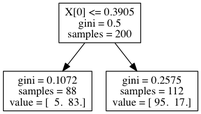
#> input picture tree1.png, 201 x 114 px, shrunk from 339 x 192 before the run
$ jupyter execute --allow-errors 01_Trees.ipynb   (shell and % lines are left out)   (Python 2 division)
#> lines starting #> are read from the running program, lines starting #| are printed output that depends on the picture
# Тепер рисуем остальную сову

[cell 1]
import numpy as np
import pandas as pd
import matplotlib.pyplot as plt
from sklearn.tree import DecisionTreeClassifier

Сначала запилим свой датасет на котором это всё крутить и заодно порисуем в matplotlib

[cell 2]
np.random.seed(1)
x1 = np.random.normal(loc = 1.0, scale = 0.5, size = 100) # loc это медиана, scale - сигма
x2 = np.random.normal(loc = -1.0, scale = 1.5, size = 100)
y1 = np.random.normal(loc = 2.0, scale = 1.5, size = 100)
y2 = np.random.normal(loc = 3.0, scale = 0.5, size = 100)

[cell 3]
plt.figure(figsize = (8,8)) # размер графика
plt.xlim(-5, 4) # границы графика
plt.ylim(-2, 6)
plt.plot(x1, y1, 'r.', label = 'class 0')
plt.plot(x2, y2, 'b.', label = 'class 1')
plt.legend(loc = 0)
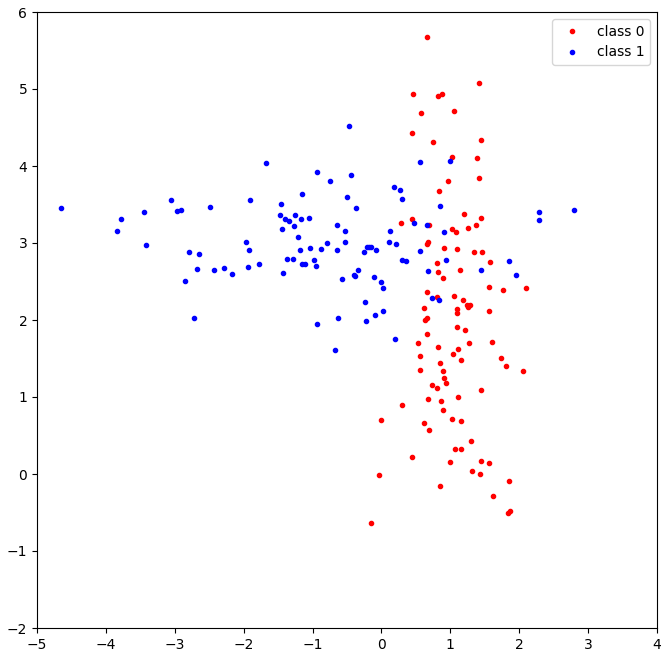
#> figure drawn by matplotlib, 1 panel

Надо теперь сделать датасет, который можно будет кормить нашим классификаторам в понятном им формате

[cell 4]
X = np.vstack([np.array([x1,y1]).T, np.array([x2,y2]).T]) # склеиваем в двухмерный массив с двумя столбцами

[cell 5]
y = np.hstack([np.zeros(100), np.ones(100)])

Здесь мы создаем нужный классификатор с нужными параметрами, а потом вызываем у него метод .fit, который тренирует классификатор на переданном сете с заданными ответами

[cell 6]
dt1 = DecisionTreeClassifier(max_depth = 1, random_state = 1) # дерево глубины 1
dt1.fit(X, y)
dt2 = DecisionTreeClassifier(max_depth = 2, random_state = 1) # дерево глубины 2
dt2.fit(X, y)
dt3 = DecisionTreeClassifier(max_depth = 3, random_state = 1) # дерево глубины 3
dt3.fit(X, y)
dtn = DecisionTreeClassifier(random_state = 1) # дерево, строящееся до полного разделения датасета
dtn.fit(X, y)

Ничего не понятно, надо что-нибудь нарисовать красивое, тем более у нас размерность данных - 2, можно прям на плоскости рисовать и смотреть границы решений деревьев

[cell 7]
def plot_decision(X, y, model):
    plt.figure(figsize = (8, 6))

    plot_step = 0.005  # fine step width for decision surface contours
    plot_step_coarser = 0.5
    plot_colors = "rb"
    cmap = plt.cm.RdYlBu

    # Now plot the decision boundary using a fine mesh as input to a
    # filled contour plot
    x_min, x_max = X[:, 0].min() - 1, X[:, 0].max() + 1
    y_min, y_max = X[:, 1].min() - 1, X[:, 1].max() + 1
    xx, yy = np.meshgrid(np.arange(x_min, x_max, plot_step),
                         np.arange(y_min, y_max, plot_step))

    Z = model.predict(np.c_[xx.ravel(), yy.ravel()])
    Z = Z.reshape(xx.shape)
    cs = plt.contourf(xx, yy, Z, cmap=cmap)

    # Build a coarser grid to plot a set of ensemble classifications
    # to show how these are different to what we see in the decision
    # surfaces. These points are regularly space and do not have a black outline
    #xx_coarser, yy_coarser = np.meshgrid(np.arange(x_min, x_max, plot_step_coarser),
    #                                     np.arange(y_min, y_max, plot_step_coarser))
    #Z_points_coarser = model.predict(np.c_[xx_coarser.ravel(), yy_coarser.ravel()]).reshape(xx_coarser.shape)
    #cs_points = plt.scatter(xx_coarser, yy_coarser, s=15, c=Z_points_coarser, cmap=cmap, edgecolors="none")

    # Plot the training points, these are clustered together and have a
    # black outline
    for i, c in zip(xrange(2), plot_colors):
        idx = np.where(y == i)
        plt.scatter(X[idx, 0], X[idx, 1], c=c,
                    cmap=cmap)

[cell 8]
plot_decision(X, y, dt1) # рисуем решение деревьев
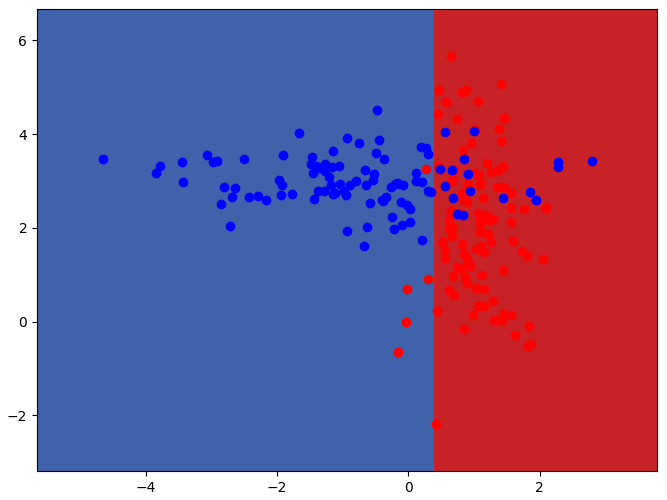
#> figure drawn by matplotlib, 1 panel

[cell 9]
plot_decision(X, y, dt2)
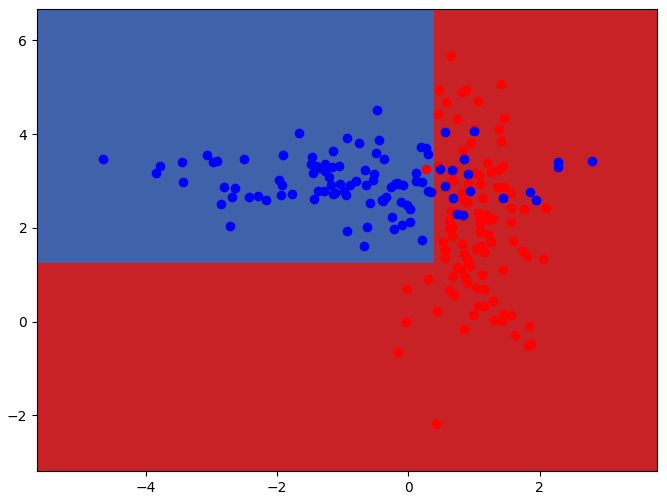
#> figure drawn by matplotlib, 1 panel

[cell 10]
plot_decision(X, y, dt3)
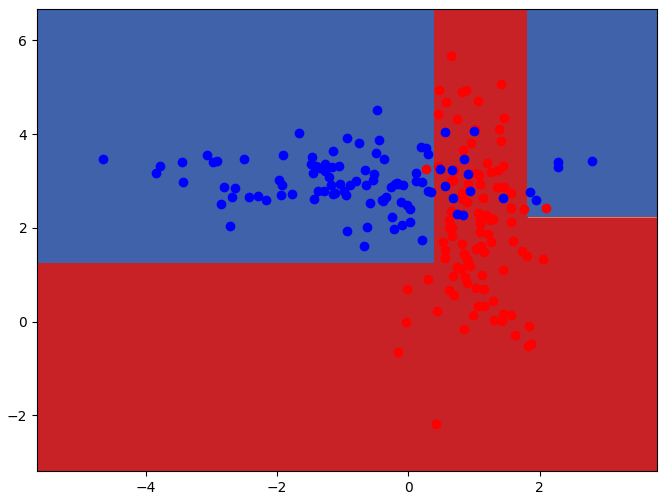
#> figure drawn by matplotlib, 1 panel

[cell 11]
plot_decision(X, y, dtn)

Казалось бы - чем больше глубина дерева, тем лучше мы приближаем данные и получается счастье, радость, жвачка, но нет.

Фактически мы получаем оверфит и можно посмотреть как всё плохо, если нагенерить тестовых данных из тех же распределений и посчитать на них ROC AUC (крутая метрика, позволяющая оценивать качество классификации)

### Лирическое отступление про ROC AUC
ROC AUC - receiver operator characteristic area under the curve

Эта штука - площадь под графиком кривой, которая оценивает отношение true positive rate к false positive rate. Ей очень удобно мерить качество бинарной классификации для разных моделей и сравнивать их точность.

Фактически ответ классификатора это вероятность принадлежности к нужному классу. Для итоговой бинарной классификации нам нужно поставить на интервале [0, 1] порог, такой что всё что больше него будет классифицировано как 1, а ниже - 0. Но поскольку от выбора этого порога очень сильно зависит количество ошибок первого и второго рода и всё счастье, которым меряется бинарная классификация, а у нас тут вероятности и вообще, нам хотелось бы сделать метрику, которая не зависит от этого порога.

ROC AUC как раз такой. Это отношение tpr к fpr, когда мы двигаем этот порог от 0 до 1.

[cell 12]
# нагенерим тестовый датасет с теми же параметрами
np.random.seed(2)
x1 = np.random.normal(loc = 1.0, scale = 0.5, size = 50)
x2 = np.random.normal(loc = -1.0, scale = 1.5, size = 50)
y1 = np.random.normal(loc = 2.0, scale = 1.5, size = 50)
y2 = np.random.normal(loc = 3.0, scale = 0.5, size = 50)

[cell 13]
X_test = np.vstack([np.array([x1,y1]).T, np.array([x2,y2]).T])

[cell 14]
y_test = np.hstack([np.zeros(50), np.ones(50)])

[cell 15]
from sklearn.metrics import roc_auc_score

[cell 16]
print 'tree1 roc auc =', roc_auc_score(y_test, dt1.predict_proba(X_test)[:,1])
print 'tree2 roc auc =', roc_auc_score(y_test, dt2.predict_proba(X_test)[:,1])
print 'tree3 roc auc =', roc_auc_score(y_test, dt3.predict_proba(X_test)[:,1])
print 'treen roc auc =', roc_auc_score(y_test, dtn.predict_proba(X_test)[:,1])

Пример самой ROC кривой

[cell 17]
from sklearn import metrics
from sklearn.metrics import roc_curve, auc
plt.figure(figsize = (6, 6))
trees = [dt1, dt2, dt3, dtn]
for i in xrange(len(trees)):
    pred = trees[i].predict_proba(X_test)[:,1]
    fpr, tpr, thresholds = roc_curve(y_test, pred)
    roc_auc = auc(fpr, tpr)
    plt.plot(fpr, tpr, lw=1, label='ROC %s (area = %0.3f)' % (i+1, roc_auc))
plt.plot([0, 1], [0, 1], '--', color=(0.6, 0.6, 0.6), label='Luck')
plt.xlim([-0.05, 1.05])
plt.ylim([-0.05, 1.05])
plt.xlabel('False Positive Rate')
plt.ylabel('True Positive Rate')
plt.title('Receiver operating characteristic example')
plt.legend(loc="lower right")
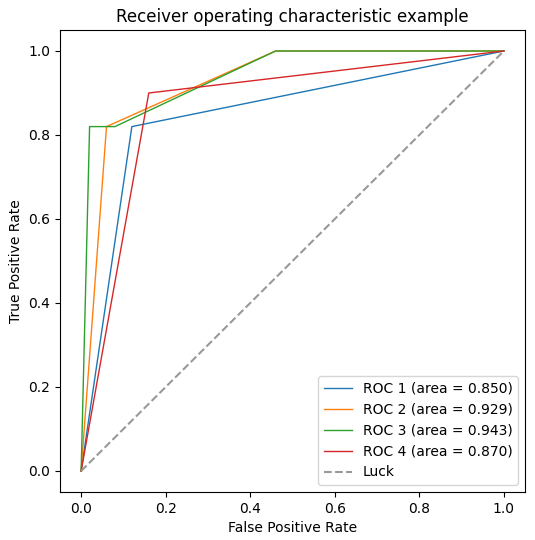
#> figure drawn by matplotlib, 1 panel

Теперь можно посмотреть, как на самом деле выглядит дерево и какие критерии разделения данных

[cell 18]
from sklearn.tree import export_graphviz

[cell 19]
with open("tree1.dot", 'w') as f:
    f = export_graphviz(dt1, out_file=f)
with open("tree2.dot", 'w') as f:
    f = export_graphviz(dt2, out_file=f)
with open("tree3.dot", 'w') as f:
    f = export_graphviz(dt3, out_file=f)
with open("treen.dot", 'w') as f:
    f = export_graphviz(dtn, out_file=f)

[cell 20]
import skimage.io as io

Дерево глубины один - читать данные так:

X[0] <= 0.3905 - decision bound для разделения данных

gini = 0.5 - ошибка классификации в этом узле

samples = 200 - количество сэмплов в узле

value = [5. 83.] - количество элементов в каждом классе в узле

[cell 21]
t1 = io.imread('tree1.png')
#> t1 is the input picture: shape (114, 201, 4); mean R, G, B, A 234.8, 234.8, 234.8, 255
dpi = 30.0
plt.figure(figsize = (t1.shape[0]/dpi, t1.shape[1]/dpi))
plt.imshow(t1, interpolation='none')

[cell 22]
t2 = io.imread('tree2.png')
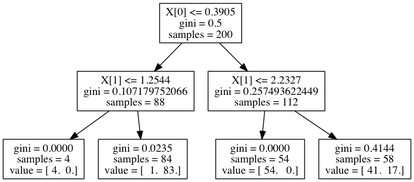
#> input picture tree2.png, 414 x 182 px, shrunk from 696 x 307 before the run
#> t2 is the input picture: shape (182, 414, 4); mean R, G, B, A 239.5, 239.5, 239.5, 254.7
dpi = 25.0
plt.figure(figsize = (t2.shape[0]/dpi, t2.shape[1]/dpi))
plt.imshow(t2, interpolation='none')

[cell 23]
t3 = io.imread('tree3.png')
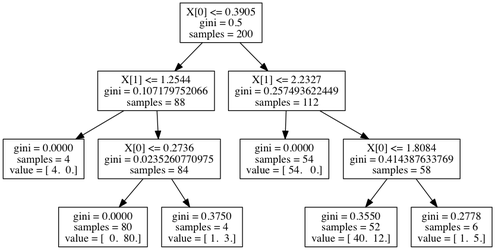
#> input picture tree3.png, 495 x 250 px, shrunk from 833 x 421 before the run
#> t3 is the input picture: shape (250, 495, 4); mean R, G, B, A 239.8, 239.8, 239.8, 255
dpi = 30.0
plt.figure(figsize = (t3.shape[0]/dpi, t3.shape[1]/dpi))
plt.imshow(t3, interpolation='none')

[cell 24]
tn = io.imread('treen.png')
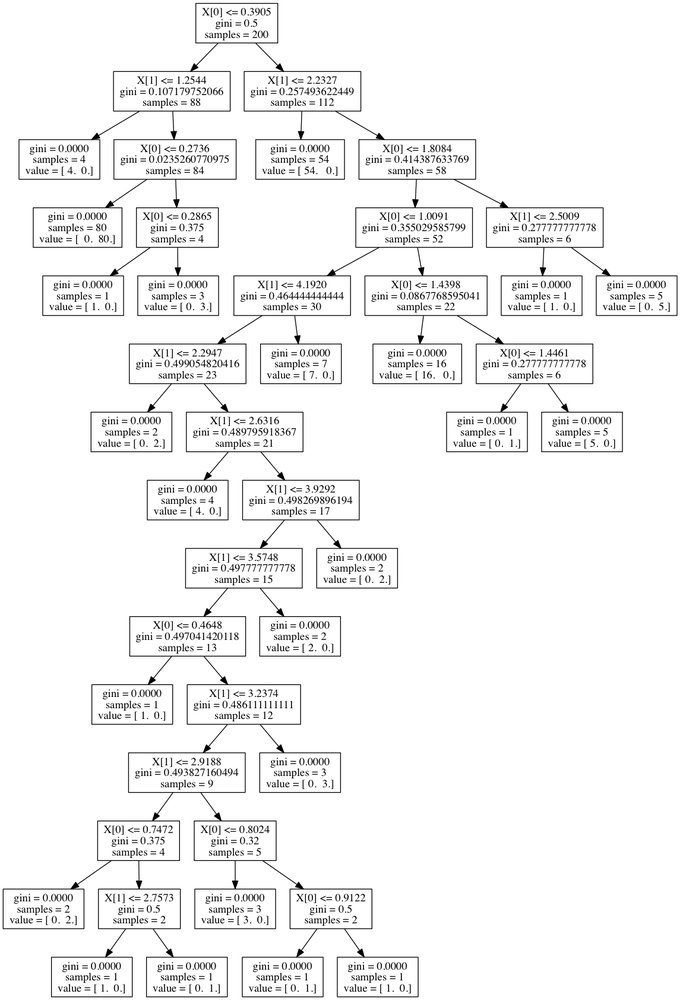
#> input picture treen.png, 680 x 1000 px, shrunk from 1145 x 1683 before the run
#> tn is the input picture: shape (1000, 680, 4); mean R, G, B, A 243.9, 243.9, 243.9, 254.9
dpi = 25.0
plt.figure(figsize = (tn.shape[0]/dpi, tn.shape[1]/dpi))
plt.imshow(tn, interpolation='none')

Видно, что в последнем случае дерева без заданной глубины решения строятся до тех пор пока ошибка (gini) не станет равна нулю, плевать что мы там на самом деле пляшем вокруг двух-трёх точек

Давайте теперь посмотрим, как ROC AUC зависит от глубины дерева

[cell 25]
it = []
aucs = []
for i in xrange(1, 20):
    clf = DecisionTreeClassifier(max_depth=i, random_state=1)
    clf.fit(X, y)
    it.append(i)
    aucs.append(roc_auc_score(y_test, clf.predict_proba(X_test)[:,1]))

[cell 26]
plt.title('ROC AUC from tree depth')
plt.ylabel('ROC AUC')
plt.xlabel('tree depth')
h = plt.plot(it, aucs)
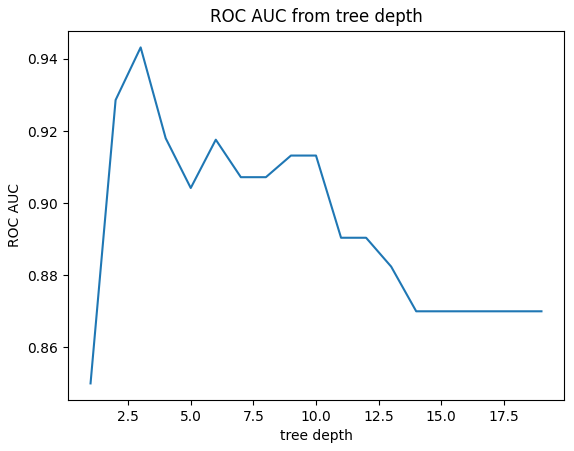
#> figure drawn by matplotlib, 1 panel; curve peaks at x = 3, y = 0.943
